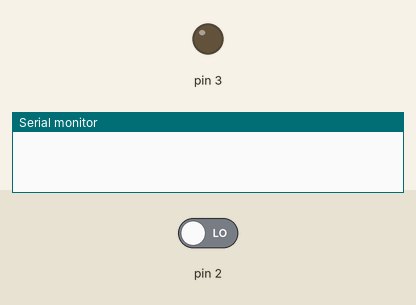
This sketch was run on a simulated Arduino Uno, built with avr-gcc and run on an emulated ATmega328P. On the bench: output pins drawn as LEDs (lit = HIGH), the last lines printed to the serial monitor. Inputs (shaded band) come from the test bench; at power-on: pin 2 LOW.

Above: at 1.2 s.
1.3 s: pin 2 driven HIGH
At 3.05 s:
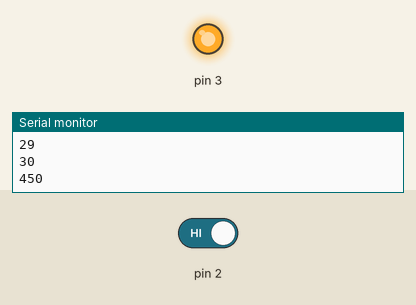
Timing chart, 0 to 4.8 s (numbered marks = the images above; inputs shaded):
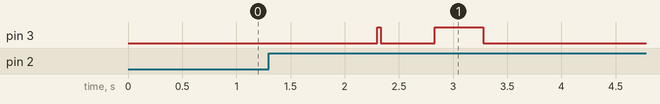

Measured:
- after the input at 1.3 s, pin 3: LOW → HIGH after 1.0 s, → LOW 0.03 s later, → HIGH 0.50 s later, → LOW 0.45 s later

The sketch:

PLCSimulatorAutoTest.ino
```cpp
// the setup function runs once when you press reset or power the board
void setup() {
  Serial.begin(9600);
  // initialize digital pin LED_BUILTIN as an output.
  pinMode(3, OUTPUT);
  pinMode(2, INPUT);
  attachInterrupt(digitalPinToInterrupt(2), trasmission_consent, RISING);


}

uint8_t done = 1;
uint32_t numero = 61;
// the loop function runs over and over again forever
void loop() {
  if(done==0){
    delay(1000);
    Serial.println("---------");
    Serial.println(numero);
    long durata1 = firstTransmission(numero);
    long durata2 = secondTransmission(numero);
    Serial.println(durata1);
    Serial.println(durata2);
    digitalWrite(3, HIGH);   // turn the LED on (HIGH is the voltage level)
    delay(durata1);                       // wait
    digitalWrite(3, LOW);    // turn the LED off by making the voltage LOW
    delay(500);

    digitalWrite(3, HIGH);   // turn the LED on (HIGH is the voltage level)
    delay(durata2);                       // wait
    digitalWrite(3, LOW);    // turn the LED off by making the voltage LOW

    done = 1;
    numero++;
    delay(1000);
  }


}


void trasmission_consent(){
    Serial.println("new value");
    done = 0;

  }

long firstTransmission(long num){

    long mask1 = 0b11111100000;
    long p1 = (num) & mask1;
    p1 = p1 >> 5;
    Serial.println(p1);
    return 15*(p1+1);

  }

 long secondTransmission(long num){

    long mask2 = 0b00000011111;
    long p2 = (num) & mask2;
    Serial.println(p2);


    return 15*(p2+1);

  }
```
